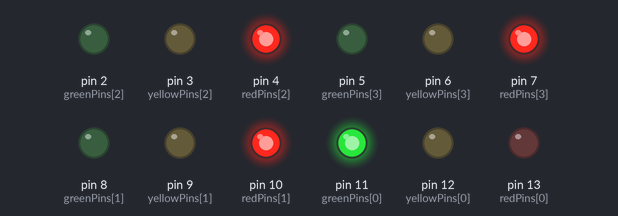
A sketch run on a simulated Arduino Uno, built with avr-gcc and run on an emulated ATmega328P. Parts: output pins drawn as LEDs (lit = HIGH).

Above: at 0.1 s.
At 6.9 s:
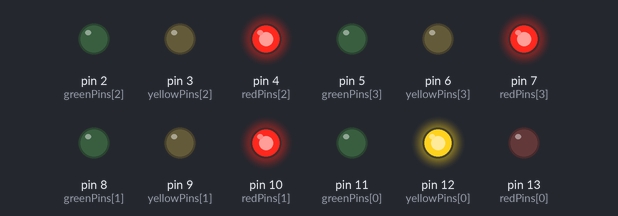
At 8.9 s:
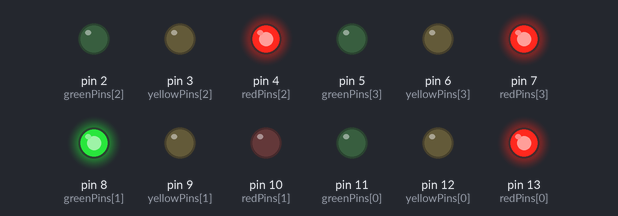
At 15.7 s:
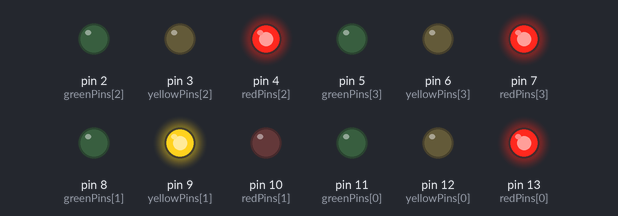
At 24.5 s:
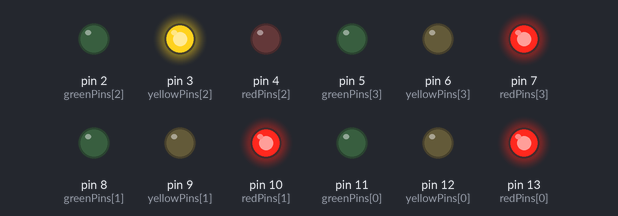
At 33.3 s:
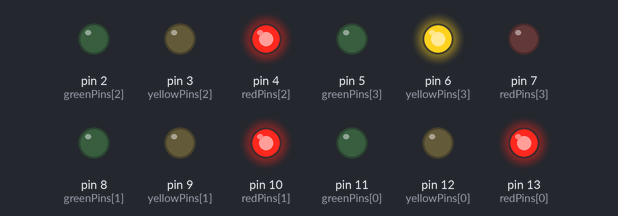
Timing chart, 0 to 36.7 s (numbered marks = the images above):
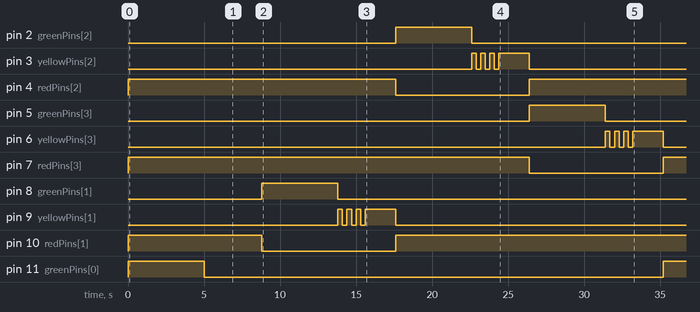

The sketch:

4_lampu_merah1.ino
```cpp
//C++

// Konfigurasi Pin
const int redPins[4] = {13, 10, 4, 7};
const int yellowPins[4] = {12, 9, 3, 6};
const int greenPins[4] = {11, 8, 2, 5};

const int timeDelay = 1000;

void setup() {
  inisialisasiSistem();
}

void loop() {
  for(int jalurAktif = 0; jalurAktif < 4; jalurAktif++) {
    resetLampuMerah();
    aktifkanJalur(jalurAktif);
    transisiKuning(jalurAktif);
  }
}

void inisialisasiSistem() {
  for(int i = 0; i < 4; i++) {
    pinMode(redPins[i], OUTPUT);
    pinMode(yellowPins[i], OUTPUT);
    pinMode(greenPins[i], OUTPUT);
  }
}

// Semua merah nyala lainnya mati
void resetLampuMerah() {
  for(int i = 0; i < 4; i++) {
    digitalWrite(redPins[i], HIGH);
    digitalWrite(yellowPins[i], LOW);
    digitalWrite(greenPins[i], LOW);
  }
}

//lampu hijau
void aktifkanJalur(int indeksJalur) {
  digitalWrite(redPins[indeksJalur], LOW);
  digitalWrite(greenPins[indeksJalur], HIGH);
  delay(5 * timeDelay);
}
//lampu kuning
void transisiKuning(int indeksJalur) {
  digitalWrite(greenPins[indeksJalur], LOW);

  //kedip 3 kali
  for(int blink = 0; blink < 3; blink++) {
    digitalWrite(yellowPins[indeksJalur], HIGH);
    delay(300);
    digitalWrite(yellowPins[indeksJalur], LOW);
    delay(300);
  }
  digitalWrite(yellowPins[indeksJalur], HIGH);
  delay(2 * timeDelay);
}
```

Measured:
- by itself, pin 2 (greenPins[2]): LOW → HIGH at 17.6 s, → LOW 5.0 s later
- by itself, pin 4 (redPins[2]): LOW → HIGH at 0.00 s, → LOW 17.6 s later, → HIGH 8.8 s later
- by itself, pin 5 (greenPins[3]): LOW → HIGH at 26.4 s, → LOW 5.0 s later
- by itself, pin 7 (redPins[3]): LOW → HIGH at 0.00 s, → LOW 26.4 s later, → HIGH 8.8 s later
- by itself, pin 8 (greenPins[1]): LOW → HIGH at 8.8 s, → LOW 5.0 s later
- by itself, pin 10 (redPins[1]): LOW → HIGH at 0.00 s, → LOW 8.8 s later, → HIGH 8.8 s later
- by itself, pin 11 (greenPins[0]): LOW → HIGH at 0.00 s, → LOW 5.0 s later, → HIGH 30.2 s later
- by itself, pin 13 (redPins[0]): LOW → HIGH at 8.8 s, → LOW 26.4 s later
